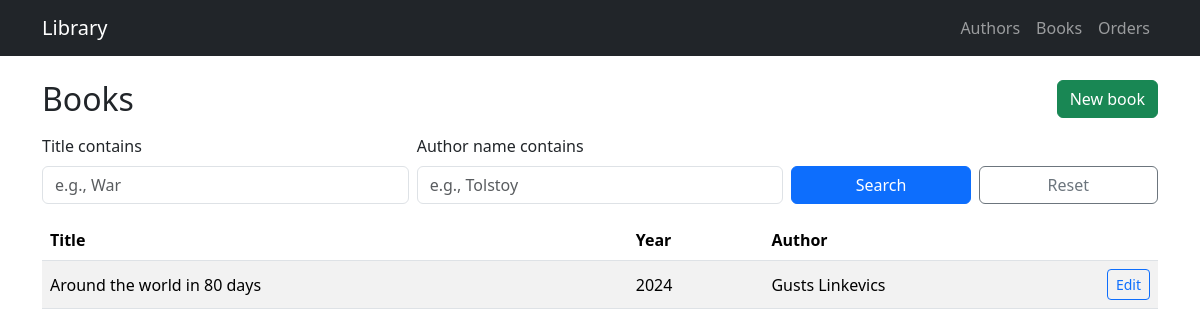
The page /books/ on the database its author committed.
### app/models/book.py (models this page shows)
class Book(db.Model):
    __tablename__ = "books"
    id = db.Column(db.Integer, primary_key=True)
    title = db.Column(db.String(200), nullable=False)
    published_year = db.Column(db.Integer)
    author_id = db.Column(
        db.Integer,
        db.ForeignKey("authors.id", ondelete="CASCADE"),
        nullable=False,
    )
    description = db.Column(db.Text)
    author = db.relationship("Author", back_populates="books")

### app/models/author.py (models this page shows)
class Author(db.Model):
    __tablename__ = "authors"
    id = db.Column(db.Integer, primary_key=True)
    name = db.Column(db.String(120), nullable=False)
    bio = db.Column(db.Text)
    birth_date = db.Column(EpochMsDate, nullable=True)
    books = db.relationship(
        "Book",
        back_populates="author",
        cascade="all, delete-orphan",
        passive_deletes=True,
    )

### app/web/books.py (the view)
@books_bp.get("/")
def index():
    title = (request.args.get("title") or "").strip()
    author = (request.args.get("author") or "").strip()
    query = Book.query.join(Author)
    if title:
        query = query.filter(Book.title.ilike(f"%{title}%"))
    if author:
        query = query.filter(Author.name.ilike(f"%{author}%"))
    books = query.order_by(Book.title.asc()).all()
    authors = Author.query.order_by(Author.name.asc()).all()
    return render_template("books/index.html", books=books, title=title, author=author, authors=authors)

### app/models/types.py (called while the page is built)
    def process_result_value(self, value, dialect):
        if value is None:
            return None
        return datetime.fromtimestamp(int(value) / 1000, tz=timezone.utc).date()

### app/templates/books/index.html
{% extends 'base.html' %}
{% block content %}
  <div class="d-flex align-items-center justify-content-between mb-3">
    <h2 class="m-0">Books</h2>
    <a href="{{ url_for('books.new') }}" class="btn btn-success">New book</a>
  </div>
  <form class="row gy-2 gx-2 align-items-end mb-3" method="get">
    <div class="col-md-4">
      <label for="title" class="form-label">Title contains</label>
      <input type="text" id="title" name="title" class="form-control" value="{{ title }}" placeholder="e.g., War">
    </div>
    <div class="col-md-4">
      <label for="author" class="form-label">Author name contains</label>
      <input type="text" id="author" name="author" class="form-control" value="{{ author }}" placeholder="e.g., Tolstoy">
    </div>
    <div class="col-md-2">
      <button class="btn btn-primary w-100" type="submit">Search</button>
    </div>
    <div class="col-md-2">
      <a class="btn btn-outline-secondary w-100" href="{{ url_for('books.index') }}">Reset</a>
    </div>
  </form>
  {% if books %}
    <div class="table-responsive">
      <table class="table table-striped align-middle">
        <thead>
          <tr>
            <th>Title</th>
            <th>Year</th>
            <th>Author</th>
            <th style="width: 1%"></th>
          </tr>
        </thead>
        <tbody>
          {% for b in books %}
          <tr>
            <td>{{ b.title }}</td>
            <td>{{ b.published_year or '—' }}</td>
            <td>{{ b.author.name }}</td>
            <td>
              <a href="{{ url_for('books.edit', book_id=b.id) }}" class="btn btn-sm btn-outline-primary">Edit</a>
            </td>
          </tr>
          {% endfor %}
        </tbody>
      </table>
    </div>
  {% else %}
    <p class="text-muted">No books found.</p>
  {% endif %}
{% endblock %}

### rows shown on the page
Book: title "Around the world in 80 days", published_year "2024", author.name "Gusts Linkevics"
